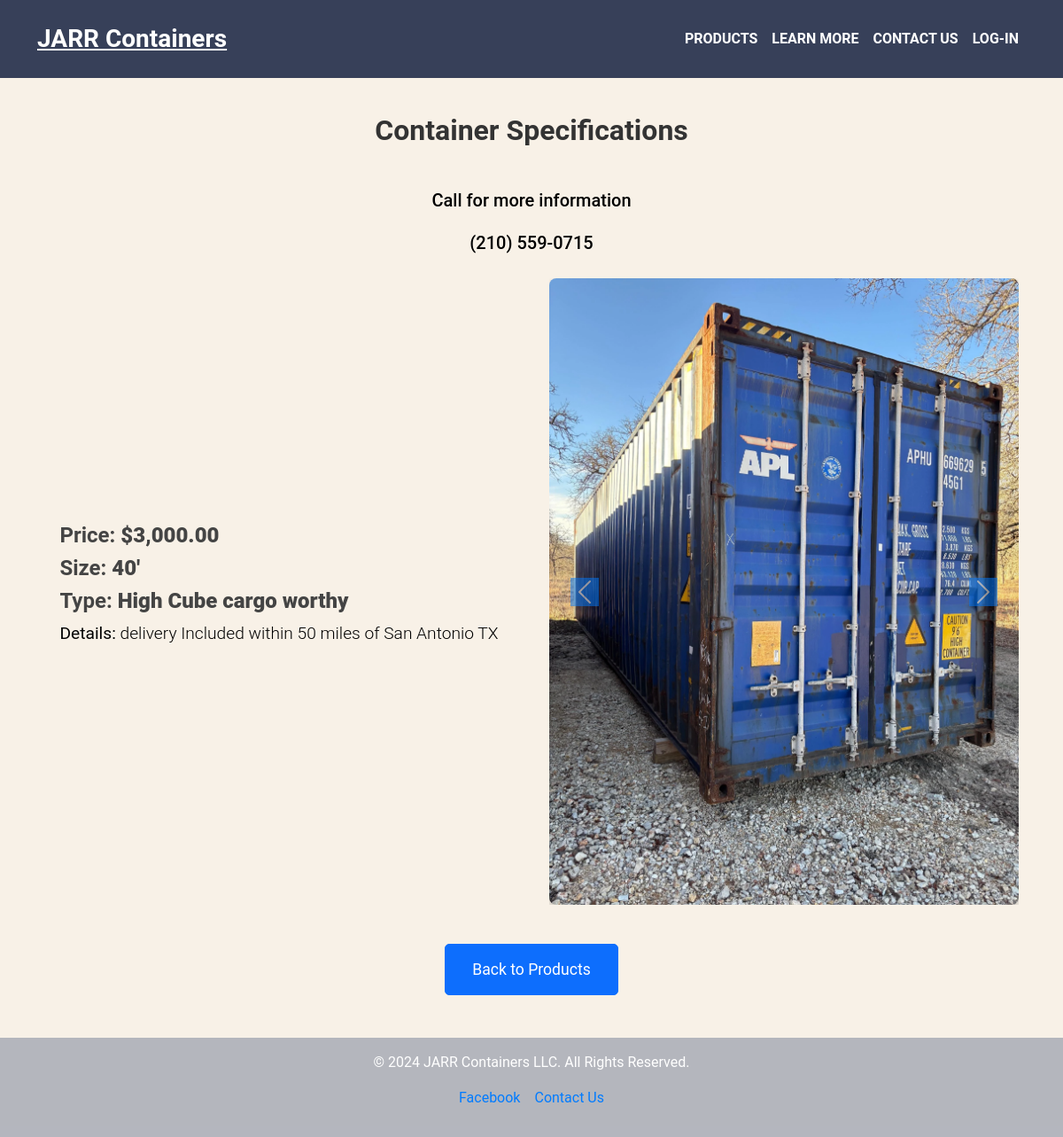
Screenshot of /products/7 with the database file from the repository.
### app.py (models this page shows, shortened)
class Container(db.Model):
    id = db.Column(db.Integer, primary_key=True)
    image1 = db.Column(db.String(200), nullable=True)
    image2 = db.Column(db.String(200), nullable=True)
    image3 = db.Column(db.String(200), nullable=True)
    image4 = db.Column(db.String(200), nullable=True)
    image5 = db.Column(db.String(200), nullable=True)
    price = db.Column(db.Float, nullable=False)
    size = db.Column(db.String(50), nullable=False)
    type = db.Column(db.String(50), nullable=False)
    details = db.Column(db.Text, nullable=False)

### app.py (the view)
@app.route('/products/<int:container_id>')
def product_specifications(container_id):
    container = Container.query.get_or_404(container_id)
    return render_template('specifications.html', container=container)

### templates/specifications.html (shortened to what this page needs)
{% extends "base.html" %}
{% block content %}
<div class="container py-5">
    <h2 class="text-center mb-5">Container Specifications</h2>
    <h5 class="text-center mb-4">Call for more information</h5>
    <h5 class="text-center">(210) 559-0715</h5>
    <div class="row mb-4">
        <div class="col-md-6 d-flex justify-content-center align-items-center">
            <div>
                <h4 class="font-weight-bold">Price: <strong>${{ '{:,.2f}'.format(container.price) }}</strong></h4>
                <h4 class="font-weight-bold">Size: <strong>{{ container.size }}</strong></h4>
                <h4 class="font-weight-bold">Type: <strong>{{ container.type }}</strong></h4>
                <p class="lead"><strong>Details:</strong> {{ container.details }}</p>
            </div>
        </div>
        <div class="col-md-6 d-flex justify-content-center">
            <div id="imageCarousel" class="carousel slide" data-bs-ride="carousel">
                <div class="carousel-inner">
                    {% for i in range(1, 6) %}
                        {% if container['image' ~ i] %}
                            <div class="carousel-item {% if i == 1 %}active{% endif %}">
                                 <img
                                    data-src="{{ url_for('static', filename='uploads/' + container['image' ~ i]) }}"
                                    class="lazy d-block w-100"
                                    alt="Container Image {{ i }}"
                                    loading="lazy">
                            </div>
                        {% endif %}
                    {% endfor %}
                </div>
                <button class="carousel-control-prev" type="button" data-bs-target="#imageCarousel" data-bs-slide="prev">
                    <span class="carousel-control-prev-icon" aria-hidden="true"></span>
                </button>
                <button class="carousel-control-next" type="button" data-bs-target="#imageCarousel" data-bs-slide="next">
                    <span class="carousel-control-next-icon" aria-hidden="true"></span>
                </button>
            </div>
        </div>
    </div>
    <div class="text-center mt-4">
        <a href="{{ url_for('products') }}" class="btn btn-primary btn-lg">Back to Products</a>
    </div>
</div>
{% endblock %}

### static/css/styles.css (style rules this page uses)
* { margin: 0; padding: 0; box-sizing: border-box; }
html, body { height: 100%; margin: 0; }
body { padding-top: 80px; font-family: 'Roboto', sans-serif; background-color: #f8f1e7; color: #000; display: flex; flex-direction: column; }
.btn-lg { padding: 15px 30px; font-size: 1.1em; border-radius: 5px; transition: background-color 0.3s ease; }
.carousel-inner img { width: 100%; object-fit: cover; border-radius: 8px; }
.carousel-control-prev-icon, .carousel-control-next-icon { background-color: #007bff; }
.col-md-6.d-flex.justify-content-center.align-items-center { flex: 1; text-align: left; padding: 20px; }
.col-md-6.d-flex.justify-content-center { flex: 1; padding: 20px; }
h2 { font-size: 2rem; font-weight: 700; color: #333; }
h4 { font-size: 1.5rem; font-weight: 600; color: #444; }
.lead { font-size: 1.2rem; font-weight: 300; }
img { border-radius: 10px; box-shadow: 0 4px 8px rgba(0, 0, 0, 0.2); }
img.lazy { opacity: 0; transition: opacity 0.5s ease; }
img.lazy.loaded { opacity: 1; }

### rows the page displays
Container: price "3,000.00", size "40'", type "High Cube cargo worthy", details "delivery Included within 50 miles of San Antonio TX", image1 (picture)
